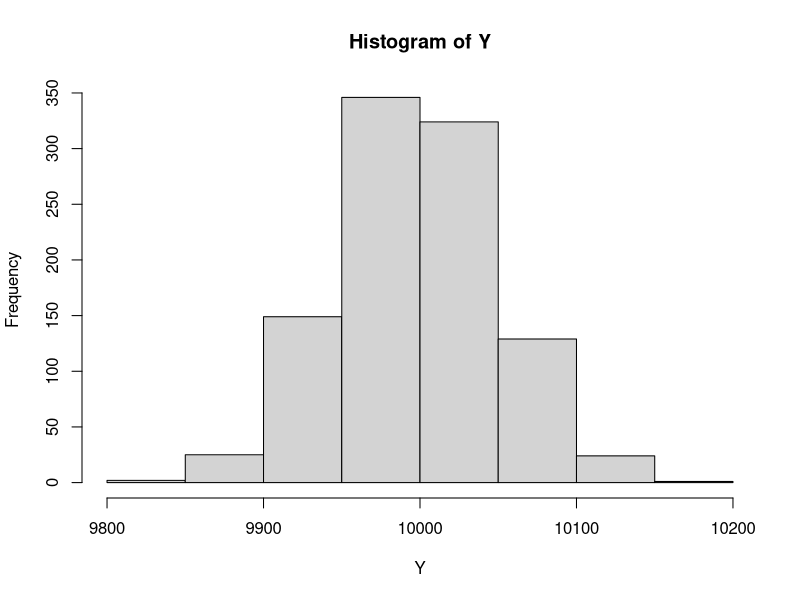
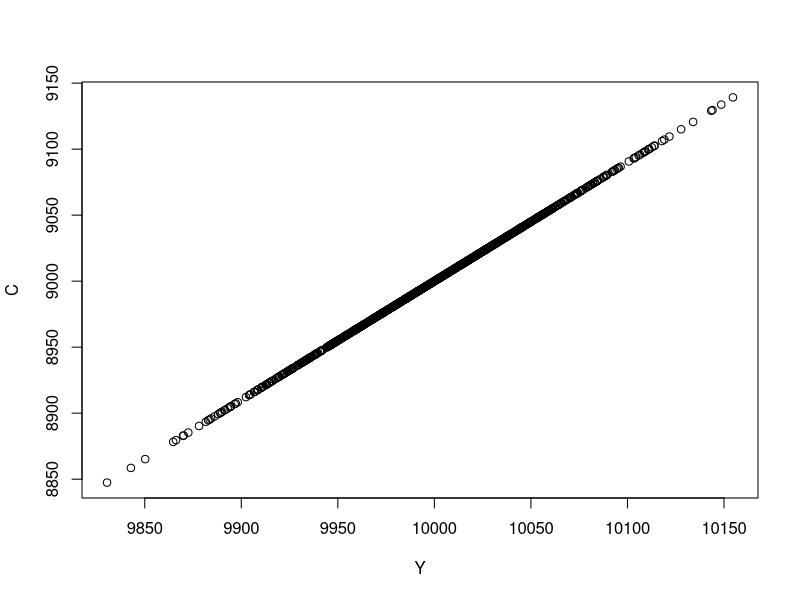
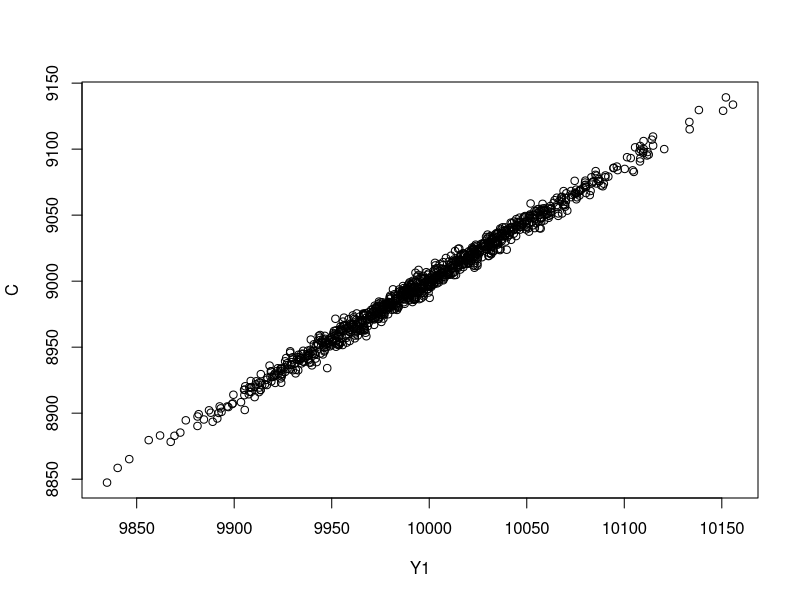
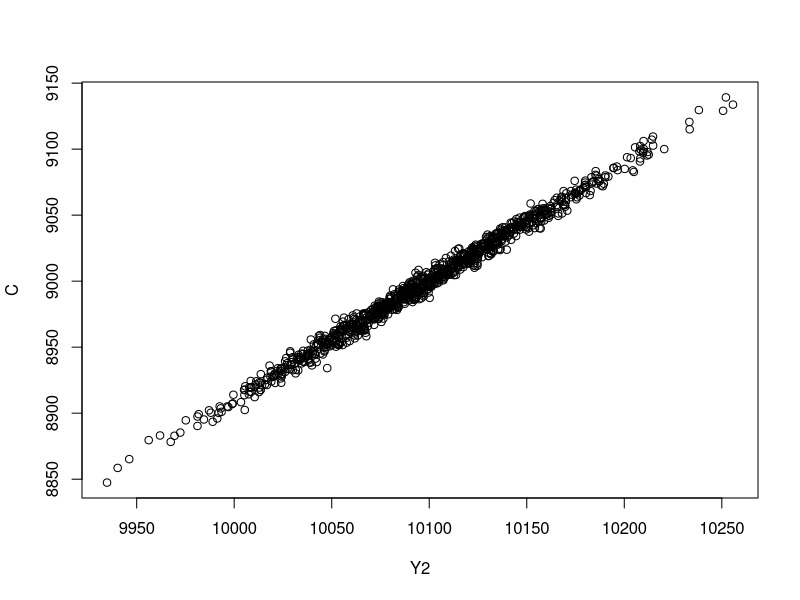
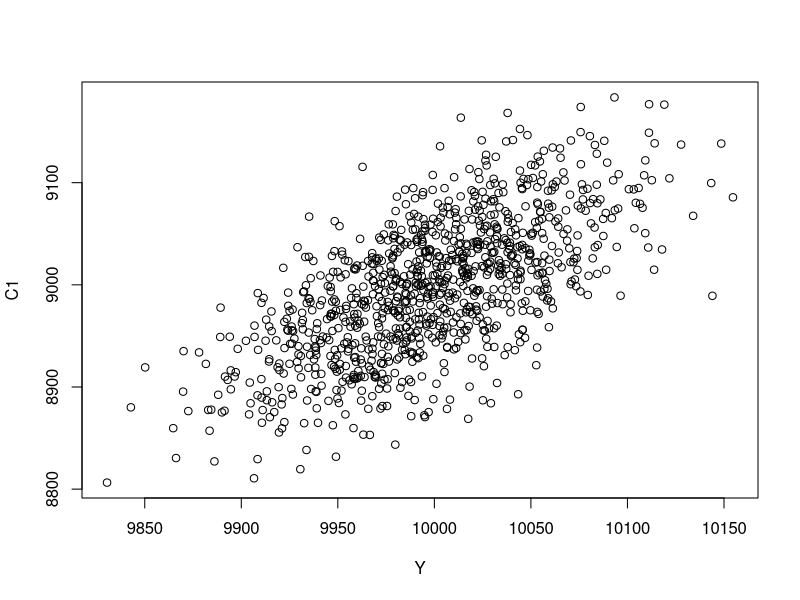

Here is the R script that generated these plots, in order:
# Econometric theory first little task

# parameters 

# Question 1
# 1
b = 0.9
Y = rnorm(1000, mean = 10000, sd = 50)
C = b*Y
hist(Y)

# 2
regresion_cy = lm(C~Y)
summary(regresion_cy)
plot(Y, C)
confint(regresion_cy)

# 3
e1 = rnorm(1000, sd = 5)
Y1 = Y + e1
regresion_cy1 = lm(C~Y1)
summary(regresion_cy1)
plot(Y1, C)
confint(regresion_cy1)

# 4
Y2 = Y1 + 100
regresion_cy2 = lm(C~Y2)
summary(regresion_cy2)
plot(Y2, C)
confint(regresion_cy2)

# 5
e2 = rnorm(1000, sd = 50)
C1 = C + e2
regresion_c1y = lm(C1~Y)
summary(regresion_c1y)
plot(Y, C1)
confint(regresion_c1y)

# 6
Z = rnorm(1000, mean = 150, sd = 25)
C2 = 0.9 *Y - 0.25*Z
regresion_c2yz = lm(C2~Y + Z)
summary(regresion_c2yz)
confint(regresion_c2yz)

# 7
C3 = C2 + e2
regresion_c3yz = lm(C3~Y + Z)
summary(regresion_c3yz)
confint(regresion_c3yz)

# 8
regresion_c3y = lm(C3~Y)
summary(regresion_c3y)
confint(regresion_c3y)

regresion_c3z = lm(C3~Z)
summary(regresion_c3z)
confint(regresion_c3z)

# 9
e3 = rnorm(1000, mean = 10, sd = 5)
W = 0.9*Y + e3
cor(W, Y)
e4 =rnorm(1000, sd = 50)
C4 = 0.9*Y - 0.25*W + e4
regresion_c4yw = lm(C4~Y + W)
summary(regresion_c4yw)
confint(regresion_c4yw)

# 10
regresion_c4y = lm(C4~Y)
summary(regresion_c4y)
confint(regresion_c4y)

regresion_c4w = lm(C4~W)
summary(regresion_c4w)
confint(regresion_c4w)

# 11
regresion_c3yz = lm(C3~Y + Z + 0)
summary(regresion_c3yz)
confint(regresion_c3yz)

# 12
minus <- function(v) {return(v[(length(v) - 49):length(v)])}
# 12 a)
Ym <- minus(Y)
Cm <- minus(C)
summary(lm(Cm~Ym))

# 12 b)
Y1m <- minus(Y1)
summary(lm(Cm~Y1m))

# 12 c)
C1m <- minus(C1)
summary(lm(C1m~Ym))

# 12 d)
C3m <- minus(C3)
Zm <- minus(Z)
summary(lm(C3m~Ym + Zm))

# 12 e) 
C4m <- minus(C4)
Wm <- minus(W)
summary(lm(C4m~Ym + Wm))

# Question 2



